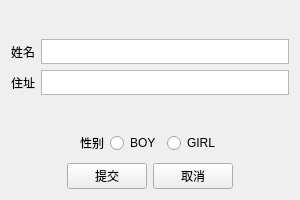
<?xml version="1.0" encoding="UTF-8"?>
<ui version="4.0">
 <class>Form</class>
 <widget class="QWidget" name="Form">
  <property name="geometry">
   <rect>
    <x>0</x>
    <y>0</y>
    <width>300</width>
    <height>200</height>
   </rect>
  </property>
  <property name="windowTitle">
   <string>Form</string>
  </property>
  <layout class="QFormLayout" name="formLayout_2">
   <item row="0" column="0" colspan="2">
    <layout class="QVBoxLayout" name="verticalLayout">
     <item>
      <layout class="QFormLayout" name="formLayout">
       <item row="0" column="1">
        <spacer name="verticalSpacer">
         <property name="orientation">
          <enum>Qt::Vertical</enum>
         </property>
         <property name="sizeHint" stdset="0">
          <size>
           <width>20</width>
           <height>40</height>
          </size>
         </property>
        </spacer>
       </item>
       <item row="1" column="0">
        <widget class="QLabel" name="label">
         <property name="text">
          <string>姓名</string>
         </property>
        </widget>
       </item>
       <item row="1" column="1">
        <widget class="QTextEdit" name="textEdit">
         <property name="maximumSize">
          <size>
           <width>16777215</width>
           <height>25</height>
          </size>
         </property>
        </widget>
       </item>
       <item row="2" column="0">
        <widget class="QLabel" name="label_2">
         <property name="text">
          <string>住址</string>
         </property>
        </widget>
       </item>
       <item row="2" column="1">
        <widget class="QTextEdit" name="textEdit_2">
         <property name="maximumSize">
          <size>
           <width>16777215</width>
           <height>25</height>
          </size>
         </property>
        </widget>
       </item>
       <item row="3" column="1">
        <spacer name="verticalSpacer_2">
         <property name="orientation">
          <enum>Qt::Vertical</enum>
         </property>
         <property name="sizeHint" stdset="0">
          <size>
           <width>20</width>
           <height>40</height>
          </size>
         </property>
        </spacer>
       </item>
      </layout>
     </item>
     <item>
      <spacer name="verticalSpacer_4">
       <property name="orientation">
        <enum>Qt::Vertical</enum>
       </property>
       <property name="sizeHint" stdset="0">
        <size>
         <width>20</width>
         <height>40</height>
        </size>
       </property>
      </spacer>
     </item>
     <item>
      <layout class="QHBoxLayout" name="horizontalLayout">
       <item>
        <spacer name="horizontalSpacer_4">
         <property name="orientation">
          <enum>Qt::Horizontal</enum>
         </property>
         <property name="sizeHint" stdset="0">
          <size>
           <width>40</width>
           <height>20</height>
          </size>
         </property>
        </spacer>
       </item>
       <item>
        <widget class="QLabel" name="label_3">
         <property name="text">
          <string>性别</string>
         </property>
        </widget>
       </item>
       <item>
        <widget class="QRadioButton" name="radioButton">
         <property name="text">
          <string>BOY</string>
         </property>
        </widget>
       </item>
       <item>
        <widget class="QRadioButton" name="radioButton_2">
         <property name="text">
          <string>GIRL</string>
         </property>
        </widget>
       </item>
       <item>
        <spacer name="horizontalSpacer">
         <property name="orientation">
          <enum>Qt::Horizontal</enum>
         </property>
         <property name="sizeHint" stdset="0">
          <size>
           <width>40</width>
           <height>20</height>
          </size>
         </property>
        </spacer>
       </item>
      </layout>
     </item>
     <item>
      <spacer name="verticalSpacer_3">
       <property name="orientation">
        <enum>Qt::Vertical</enum>
       </property>
       <property name="sizeHint" stdset="0">
        <size>
         <width>20</width>
         <height>40</height>
        </size>
       </property>
      </spacer>
     </item>
     <item>
      <layout class="QHBoxLayout" name="horizontalLayout_2">
       <item>
        <spacer name="horizontalSpacer_3">
         <property name="orientation">
          <enum>Qt::Horizontal</enum>
         </property>
         <property name="sizeHint" stdset="0">
          <size>
           <width>40</width>
           <height>20</height>
          </size>
         </property>
        </spacer>
       </item>
       <item>
        <widget class="QPushButton" name="pushButton">
         <property name="text">
          <string>提交</string>
         </property>
        </widget>
       </item>
       <item>
        <widget class="QPushButton" name="pushButton_2">
         <property name="text">
          <string>取消</string>
         </property>
        </widget>
       </item>
       <item>
        <spacer name="horizontalSpacer_2">
         <property name="orientation">
          <enum>Qt::Horizontal</enum>
         </property>
         <property name="sizeHint" stdset="0">
          <size>
           <width>40</width>
           <height>20</height>
          </size>
         </property>
        </spacer>
       </item>
      </layout>
     </item>
    </layout>
   </item>
  </layout>
 </widget>
 <resources/>
 <connections/>
</ui>
